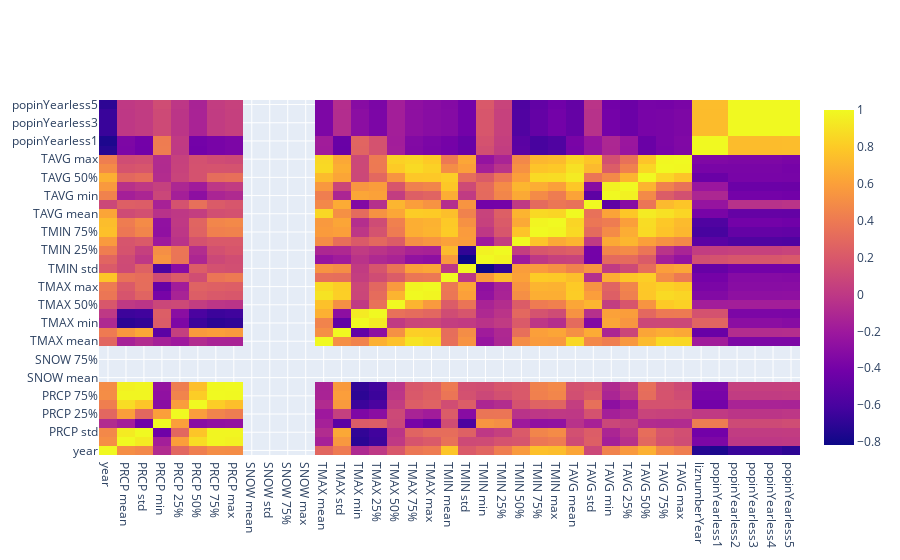

Source (notebook cell):
### Markdown cell above
Summer

### Code cell
corrPortal_season_summer = df_reg_season.loc[(df_reg_season.source=='portal')&(df_reg_season.season.isin(['summer']))]\
.drop(columns=['PRCP count', 'SNOW count', 'TMAX count', 'TMIN count', 'TAVG count','propFemale',
              'SNOW min', 'SNOW 25%', 'SNOW 50%',]).corr()
testx = corrPortal_season_summer.columns
testy = corrPortal_season_summer.index
testz = corrPortal_season_summer.values
test = go.Figure(go.Heatmap(x=testx,y=testy,z=testz))
plot(test, filename = 'portal summer correlation matrix.html')
iplot(test, filename = 'portal summer correlation matrix.html')

### Figure 1 — Plotly figure (JSON) as saved in the notebook; plotly's stock layout.template omitted (floating-point values rounded to 4 significant figures; data arrays with more than 128 entries replaced by an {"elided": "..."} marker saying what was removed)
{"data": [{"type": "heatmap", "x": ["year", "PRCP mean", "PRCP std", "PRCP min", "PRCP 25%", "PRCP 50%", "PRCP 75%", "PRCP max", "SNOW mean", "SNOW std", "SNOW 75%", "SNOW max", "TMAX mean", "TMAX std", "TMAX min", "TMAX 25%", "TMAX 50%", "TMAX 75%", "TMAX max", "TMIN mean", "TMIN std", "TMIN min", "TMIN 25%", "TMIN 50%", "TMIN 75%", "TMIN max", "TAVG mean", "TAVG std", "TAVG min", "TAVG 25%", "TAVG 50%", "TAVG 75%", "TAVG max", "liznumberYear", "popinYearless1", "popinYearless2", "popinYearless3", "popinYearless4", "popinYearless5"], "y": ["year", "PRCP mean", "PRCP std", "PRCP min", "PRCP 25%", "PRCP 50%", "PRCP 75%", "PRCP max", "SNOW mean", "SNOW std", "SNOW 75%", "SNOW max", "TMAX mean", "TMAX std", "TMAX min", "TMAX 25%", "TMAX 50%", "TMAX 75%", "TMAX max", "TMIN mean", "TMIN std", "TMIN min", "TMIN 25%", "TMIN 50%", "TMIN 75%", "TMIN max", "TAVG mean", "TAVG std", "TAVG min", "TAVG 25%", "TAVG 50%", "TAVG 75%", "TAVG max", "liznumberYear", "popinYearless1", "popinYearless2", "popinYearless3", "popinYearless4", "popinYearless5"], "z": {"elided": "39x39 float values"}}], "layout": {}}
